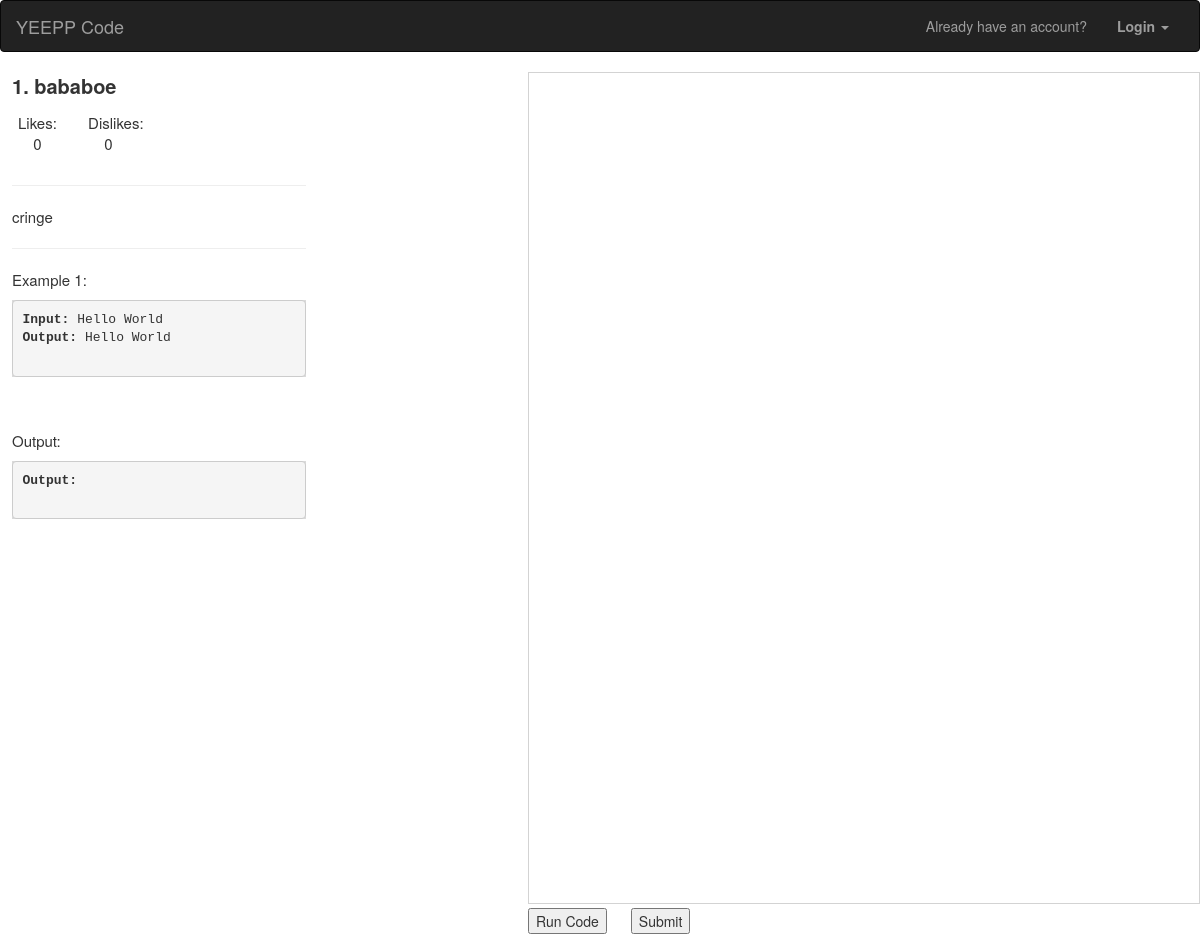
/test?id=1, run on the app's committed database.
### tables this page shows
CREATE TABLE problems (    problem_id INT AUTO_INCREMENT PRIMARY KEY,    difficulty  VARCHAR(10) NOT NULL,    attempted int(16) NOT NULL,    solved int(16) NOT NULL,     title  VARCHAR(100) NOT NULL,     description  VARCHAR(2000) NOT NULL,     likes  int(16) NOT NULL,     dislikes  int(16) NOT NULL);

CREATE TABLE examples  (   example_id  INT AUTO_INCREMENT PRIMARY KEY,   problem_id  int(16) NOT NULL,   input  VARCHAR(2000) NOT NULL,   output  VARCHAR(2000) NOT NULL,   description  VARCHAR(2000) NOT NULL,    methodHeader VARCHAR(2000) NOT NULL,  FOREIGN KEY (problem_id) REFERENCES problems(problem_id));

### app/routes.py (the view, shortened to what this page needs)
@app.route('/test', methods=["GET", "POST"])
def testPage():
    if req.method == 'GET':
        conn = sql.connect("database.db")
        cursor = conn.cursor()
        id_val = req.args.get('id')
        cursor.execute(f"SELECT * FROM problems as p, examples as e on p.problem_id=e.problem_id and p.problem_id='{id_val}';")#fill in title
        row = cursor.fetchall()[0]
        problem_info = Problem_Info(row)
        conn.close()
        return render_template("test.html", descr=problem_info, test=req.args.get("id"))

### app/templates/test.html (shortened to what this page needs)
{% extends "base.html" %}
{% block body %}
<div id="leftCodeStuff">
    <p style="font-weight: bold; font-size: 20px;">{{descr.id}}. {{descr.title}}</p>
    <button class="txt-button" type="submit" value="{{descr.id}}" onclick="updateLike()" id="like">Likes: <p id="numLikes">{{descr.likes}}</p></button>
    <button class="txt-button" type="submit" value="{{descr.id}}" onclick="updateDislike()" id="dislike">&emsp;Dislikes: <p id="numdislikes">{{descr.dislikes}}</p></button>
    <hr style="color: rgb(78, 78, 78);">
    <p>{{descr.description}}</p>
    <hr style="color: rgb(78, 78, 78);">
    <p>Example 1: </p>
    <div id="example-box">
        <pre>
<span style="font-weight: bold;">Input:</span> {{descr.input}}
<span style="font-weight: bold;">Output:</span> {{descr.output}}
        </pre>
    </div>
    <br><br>
    <p>Output: </p>
    <div id="example-box">
        <pre>
<span style="font-weight: bold;">Output:</span>
        </pre>
    </div>
</div>
<div id="right-editor">
    <textarea id="editor" style="resize: none;" name="codeEdit" rows="30"></textarea>
    <input id="run" type="submit" onclick="codeSend()" name="action" value="Run Code" style="margin-right: 20px;">
    <input id="sub" type="submit" name="action" value="Submit">
</div>
{% endblock %}

### app/static/css/styles.css (style rules this page uses)
#editor { border-color: lightgray; width: 100%; height: 95%; padding: 15px; font-size: 12pt; font-family: monospace; line-height: 20pt; overflow: auto; white-space: nowrap; }
#right-editor { float: right; border-color: lightgray; border-left-color: rgb(150, 150, 150); display: block; width: 56%; height: 100%; }
*, *:before, *:after { box-sizing: border-box; }
html, body { margin: 0; padding: 0; }
body { background-color: #fafafa; color: #1d1f20; font-family: "Raleway", sans-serif; }
#leftCodeStuff { float: left; clear: right; max-width: 100%; margin-left: 1%; font-size: 15px; }
#example-box { border-color: rgb(27, 27, 27); border-width: 2cm; background-color:rgb(219, 219, 219); text-align: left; background-size: 80%; }
.txt-button { border: none; background-color: inherit; font-size: 15px; cursor: pointer; }

### data on the page
problems: title "bababoe", likes "0", dislikes "0", description "cringe"
examples: input "Hello World", output "Hello World"

### other printed values
{{ descr.id }} "1"
